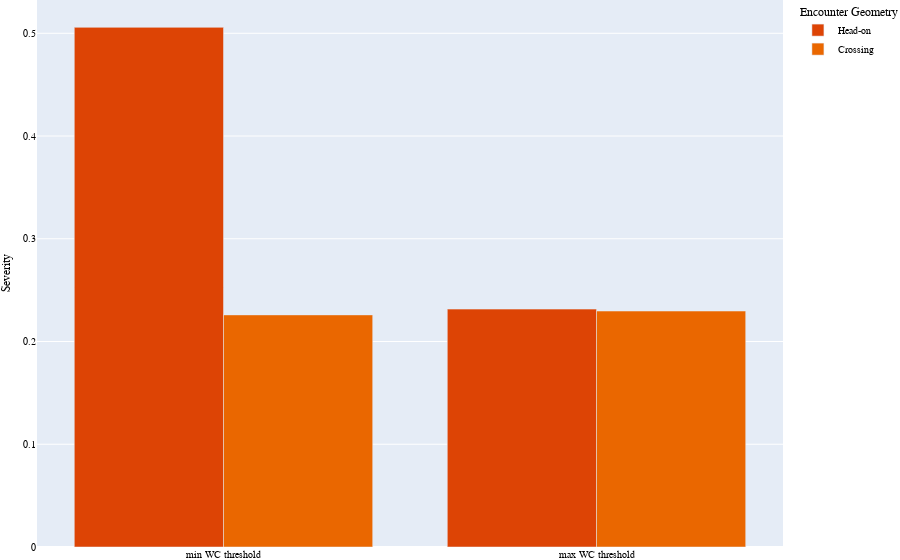

This figure's notebook cell:
### Code cell
import plotly.graph_objects as go
t2=['min WC threshold', 'max WC threshold']
s= [np.mean(St5tr90h0_mean_max),np.mean(St5tr90h90_mean_max)]
p = [np.mean(St9tr30h0_mean_max),np.mean(St9tr30h90_mean_max)]

fig = go.Figure(data=[
    go.Bar(name='Head-on', x=t2, y=s, marker={'color': '#dd4405'}),
    go.Bar(name='Crossing', x=t2, y=p, marker={'color': '#ea6700'})
])
# Change the bar mode
fig.update_layout(barmode='group',margin=go.layout.Margin(
        l=0, #left margin
        r=0, #right margin
        b=0, #bottom margin
        t=0  #top margin
    ),
    #title="Maximum Severity for Encounter Geometry", title_x=0.5, 
    #xaxis_title="Time (s)",
    yaxis_title="Severity",
    legend_title="Encounter Geometry",
    font=dict(
        family="Helvetica",
        size=10,
        color="Black"
    )
)

fig.write_image("images/geometry.pdf")
fig.show()

### Figure 1 — Plotly figure (JSON) as saved in the notebook; plotly's stock layout.template omitted (floating-point values rounded to 4 significant figures)
{"data": [{"marker": {"color": "#dd4405"}, "name": "Head-on", "type": "bar", "x": ["min WC threshold", "max WC threshold"], "y": [0.5058, 0.2315]}, {"marker": {"color": "#ea6700"}, "name": "Crossing", "type": "bar", "x": ["min WC threshold", "max WC threshold"], "y": [0.2259, 0.2297]}], "layout": {"autosize": true, "barmode": "group", "font": {"color": "Black", "family": "Helvetica", "size": 10}, "legend": {"title": {"text": "Encounter Geometry"}}, "margin": {"b": 0, "l": 0, "r": 0, "t": 0}, "xaxis": {"autorange": true, "range": [-0.5, 1.5], "type": "category"}, "yaxis": {"autorange": true, "range": [0, 0.5324], "title": {"text": "Severity"}, "type": "linear"}}}
